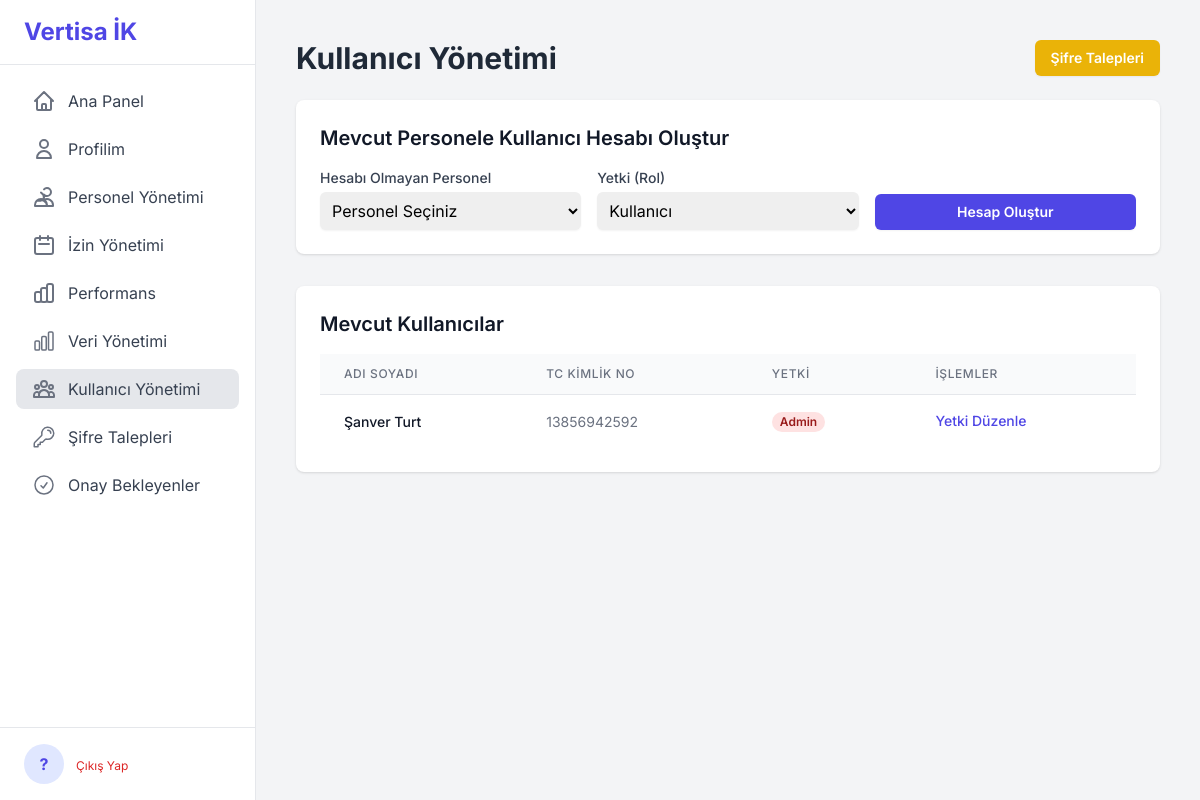
The app's page /admin/users (signed in) with its own data.
### tables this page shows
CREATE TABLE kullanicilar (id INTEGER PRIMARY KEY AUTOINCREMENT, password TEXT NOT NULL,
    role TEXT NOT NULL DEFAULT "user", calisan_id INTEGER UNIQUE NOT NULL REFERENCES calisanlar(id) ON DELETE CASCADE);

CREATE TABLE calisanlar (
        id INTEGER PRIMARY KEY AUTOINCREMENT, 
        ad TEXT NOT NULL, 
        soyad TEXT NOT NULL,
        sicil_no TEXT UNIQUE,
        tc_kimlik TEXT UNIQUE NOT NULL, 
        ise_baslama_tarihi TEXT, 
        isten_cikis_tarihi TEXT,
        dogum_tarihi TEXT,
        cinsiyet TEXT,
        kan_grubu TEXT,
        tel TEXT, 
        yakin_tel TEXT, 
        adres TEXT, 
        iban TEXT, 
        egitim TEXT, 
        ucreti TEXT, 
        aciklama TEXT,
        yillik_izin_bakiye INTEGER NOT NULL DEFAULT 20, 
        yaka_tipi TEXT,
        yonetici_id INTEGER REFERENCES calisanlar(id), 
        sube_id INTEGER REFERENCES subeler(id),
        departman_id INTEGER REFERENCES departmanlar(id),
        gorev_id INTEGER REFERENCES gorevler(id), 
        mail TEXT UNIQUE,
        onay_durumu TEXT NOT NULL DEFAULT 'Onaylandı', 
        admin_notu TEXT
    );

### app/admin.py (the view)
@bp.route('/users')
@admin_required
def user_management():
    db = g.db
    requests_count = db.execute("SELECT COUNT(id) FROM sifre_sifirlama_talepleri WHERE durum = 'Beklemede'").fetchone()[0]
    users = db.execute("SELECT u.id, u.role, c.ad, c.soyad, c.tc_kimlik FROM kullanicilar u JOIN calisanlar c ON u.calisan_id = c.id ORDER BY c.ad, c.soyad").fetchall()
    unlinked_personnel = db.execute("SELECT id, ad, soyad, sicil_no FROM calisanlar WHERE id NOT IN (SELECT calisan_id FROM kullanicilar WHERE calisan_id IS NOT NULL) AND onay_durumu = 'Onaylandı'").fetchall()
    return render_template('user_management.html', users=users, password_requests_count=requests_count, unlinked_personnel=unlinked_personnel)

### app/auth.py (called while the page is built)
def admin_required(view):
    @wraps(view)
    def wrapped_view(**kwargs):
        if session.get('role') != 'admin':
            flash("Bu sayfaya erişim yetkiniz bulunmamaktadır.", "danger")
            return redirect(url_for('dashboard.index'))
        return view(**kwargs)
    return wrapped_view

### app/templates/user_management.html (shortened to what this page needs)
{% extends "base.html" %}
{% block content %}
<div class="flex justify-between items-center mb-6">
    <h1 class="text-3xl font-bold text-gray-800">Kullanıcı Yönetimi</h1>
    <a href="{{ url_for('admin.password_requests') }}" class="inline-flex items-center justify-center rounded-md bg-yellow-500 px-4 py-2 text-sm font-semibold text-white shadow-sm hover:bg-yellow-600">
        Şifre Talepleri
    </a>
</div>
<div class="bg-white rounded-lg shadow p-6 mb-8">
    <h2 class="text-xl font-semibold text-gray-900 mb-4">Mevcut Personele Kullanıcı Hesabı Oluştur</h2>
    <form action="{{ url_for('admin.add_user') }}" method="POST" class="grid grid-cols-1 md:grid-cols-3 gap-4 items-end">
        <div class="md:col-span-1">
            <label for="calisan_id" class="block text-sm font-medium text-gray-700">Hesabı Olmayan Personel</label>
            <select name="calisan_id" id="calisan_id" required class="mt-1 block w-full rounded-md border-gray-300 shadow-sm p-2">
                <option value="" disabled selected>Personel Seçiniz</option>
            </select>
        </div>
        <div class="md:col-span-1">
            <label for="role" class="block text-sm font-medium text-gray-700">Yetki (Rol)</label>
            <select name="role" id="role" class="mt-1 block w-full rounded-md border-gray-300 shadow-sm p-2">
                <option value="user">Kullanıcı</option>
            </select>
        </div>
        <div class="md:col-span-1">
            <button type="submit" class="w-full rounded-md bg-indigo-600 px-4 py-2 text-sm font-semibold text-white shadow-sm hover:bg-indigo-500">Hesap Oluştur</button>
        </div>
    </form>
</div>
<div class="bg-white rounded-lg shadow p-6">
    <h2 class="text-xl font-semibold text-gray-900 mb-4">Mevcut Kullanıcılar</h2>
    <div class="overflow-x-auto">
        <table class="min-w-full divide-y divide-gray-200">
            <thead class="bg-gray-50">
                <tr>
                    <th class="px-6 py-3 text-left text-xs font-medium text-gray-500 uppercase tracking-wider">Adı Soyadı</th>
                    <th class="px-6 py-3 text-left text-xs font-medium text-gray-500 uppercase tracking-wider">TC Kimlik No</th>
                    <th class="px-6 py-3 text-left text-xs font-medium text-gray-500 uppercase tracking-wider">Yetki</th>
                    <th class="px-6 py-3 text-left text-xs font-medium text-gray-500 uppercase tracking-wider">İşlemler</th>
                </tr>
            </thead>
            <tbody class="bg-white divide-y divide-gray-200">
                {% for user in users %}
                <tr class="hover:bg-gray-50 transition-colors duration-150">
                    <td class="px-6 py-4 whitespace-nowrap text-sm font-medium text-gray-900">{{ user.ad }} {{ user.soyad }}</td>
                    <td class="px-6 py-4 whitespace-nowrap text-sm text-gray-500">{{ user.tc_kimlik }}</td>
                    <td class="px-6 py-4 whitespace-nowrap text-sm text-gray-500">
                        {% if user.role == 'admin' %}
                            <span class="px-2 inline-flex text-xs leading-5 font-semibold rounded-full bg-red-100 text-red-800">Admin</span>
                        {% elif user.role == 'manager' %}
                             <span class="px-2 inline-flex text-xs leading-5 font-semibold rounded-full bg-blue-100 text-blue-800">Yönetici</span>
                        {% else %}
                            <span class="px-2 inline-flex text-xs leading-5 font-semibold rounded-full bg-green-100 text-green-800">Kullanıcı</span>
                        {% endif %}
                    </td>
                    <td class="px-6 py-4 whitespace-nowrap text-sm font-medium flex items-center space-x-4">
                        <a href="{{ url_for('admin.edit_user', user_id=user.id) }}" class="text-indigo-600 hover:text-indigo-900">Yetki Düzenle</a>
                    </td>
                </tr>
                {% endfor %}
            </tbody>
        </table>
    </div>
</div>
{% endblock %}

### app/templates/base.html (style rules this page uses)
body { font-family: 'Inter', sans-serif; }

### records on screen
kullanicilar: ad "Şanver", soyad "Turt", tc_kimlik "13856942592", role "Admin"

### other values on screen
{{ session.ad_soyad[0]|upper if session.ad_soyad else '?' }} "?"
